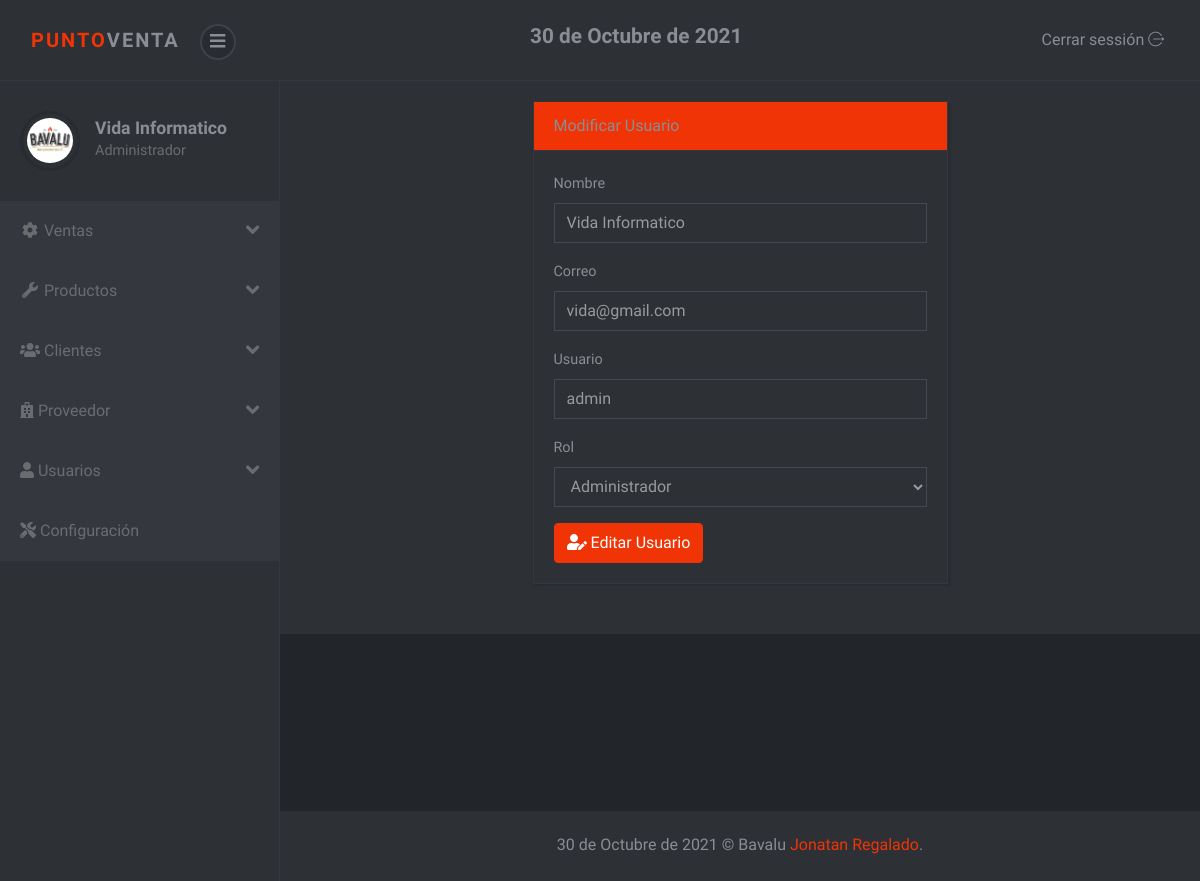
Before: /sistema/editar_usuario.php?id=1 (signed in) with the older database file.
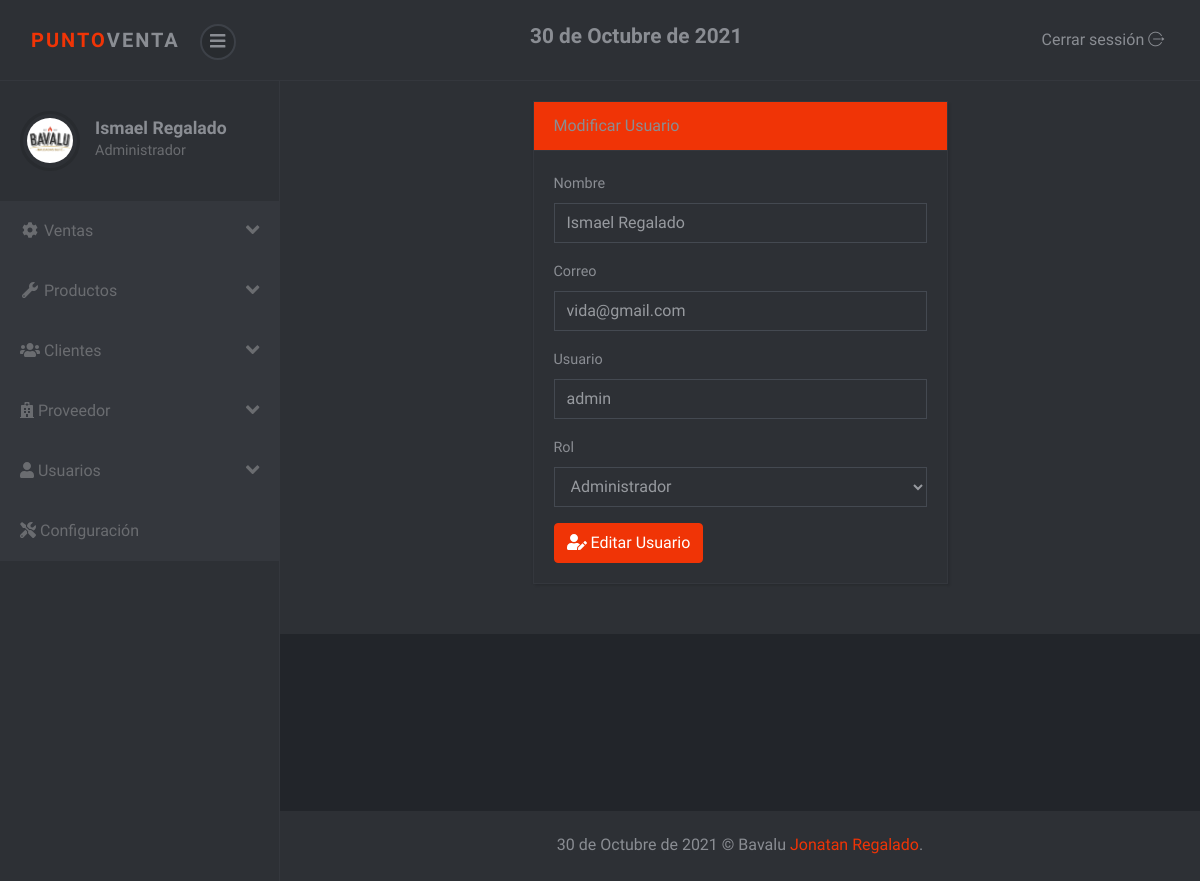
After: the same page with the newer database file.
### tables this page shows
CREATE TABLE `usuario` (
  `idusuario` int(11) NOT NULL,
  `nombre` varchar(100) NOT NULL,
  `correo` varchar(100) NOT NULL,
  `usuario` varchar(20) NOT NULL,
  `clave` varchar(50) NOT NULL,
  `rol` int(11) NOT NULL
);

### sistema/editar_usuario.php (the view, shortened to what the changed rows need)
<?php
include "includes/header.php";
include "../conexion.php";
$idusuario = $_REQUEST['id'];
$sql = mysqli_query($conexion, "SELECT * FROM usuario WHERE idusuario = $idusuario");
$result_sql = mysqli_num_rows($sql);
if ($result_sql == 0) {
  header("Location: lista_usuarios.php");
} else {
  if ($data = mysqli_fetch_array($sql)) {
    $nombre = $data['nombre'];
    $correo = $data['correo'];
    $usuario = $data['usuario'];
    $rol = $data['rol'];
  }
}
?>
<div class="container-fluid">
  <div class="row">
    <div class="col-lg-6 m-auto">
      <div class="card">
        <div class="card-body">
          <form class="" action="" method="post">
            <div class="form-group">
              <label for="nombre">Nombre</label>
              <input type="text" placeholder="Ingrese nombre" class="form-control" name="nombre" id="nombre" value="<?php echo $nombre; ?>">
            </div>
            <div class="form-group">
              <label for="correo">Correo</label>
              <input type="text" placeholder="Ingrese correo" class="form-control" name="correo" id="correo" value="<?php echo $correo; ?>">
            </div>
            <div class="form-group">
              <label for="usuario">Usuario</label>
              <input type="text" placeholder="Ingrese usuario" class="form-control" name="usuario" id="usuario" value="<?php echo $usuario; ?>">
            </div>
            <div class="form-group">
              <label for="rol">Rol</label>
              <select name="rol" id="rol" class="form-control">
                <option value="1" <?php
                                  if ($rol == 1) {
                                    echo "selected";
                                  }
                                  ?>>Administrador</option>
              </select>
            </div>
          </form>
        </div>
      </div>
    </div>
  </div>
</div>
<?php include_once "includes/footer.php"; ?>

### sistema/includes/header.php (shortened to what the changed rows need)
<!DOCTYPE html>
<html>
<head>
	<link rel="stylesheet" href="vendor/bootstrap/css/bootstrap.min.css">
	<link rel="stylesheet" href="css/font.css">
	<link rel="stylesheet" href="css/style.violet.css" id="theme-stylesheet">
	<link rel="stylesheet" href="css/custom.css">
</head>
<body>
	<div class="d-flex align-items-stretch">
		<nav id="sidebar">
			<div class="sidebar-header d-flex align-items-center">
				<div class="title">
					<h1 class="h5"><?php echo $_SESSION['nombre']; ?></h1>
					<p><?php if ($_SESSION['rol'] == 1) {
							echo "Administrador";
						} else {
							echo "Vendedor";
						} ?></p>
				</div>
			</div>
		</nav>
		<div class="page-content">
			<div class="page-header">

Changed rows visible on the page:
changed usuario "vida@gmail.com": nombre "Vida Informatico" → "Ismael Regalado"
Other visible differences:
$_SESSION['nombre']: "Vida Informatico" → "Ismael Regalado"
